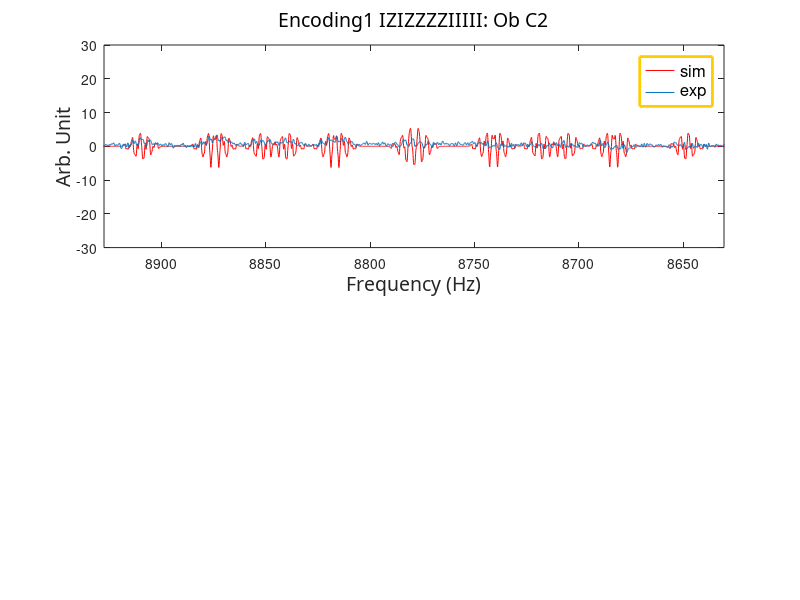
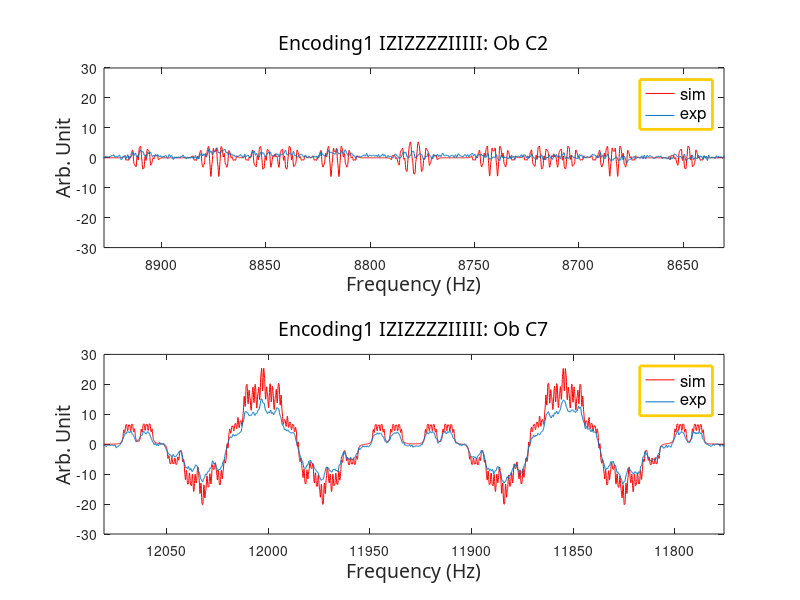

MATLAB code for these plots, in order:
clear

addpath H:\Matlab\Twqubit_Circuit_PPS\simulation\Encoding1_Operators

%% for 7 qubits: Ob C2 %%%%%%%%
% load exp_encoding1_obC2_Hdecouple.mat
% 
% load Para_7qubit.mat
% T2 = [1 0.6 1 1 1 1 0.42]; 
% 
% [sigma_x,sigma_y,sigma_z,I,Ix,Iy,Iz,ST0,ST1,KIx,KIy,KIz] = MultiPauli(7); 
% rho = KIx{2}*KIz{4}*KIz{5}*KIz{6}*KIz{7};
% 
%  [peak_position,  peak_intensity, X, Y] = spectra( Para, rho, [2], T2 );
%  
% scale_factor = max(abs(Y_exp))/max(abs(Y));
% 
% subplot(2,1,1)
% 
% plot(X-0.1,Y,'r') %*scale_factor*0.9
% hold on
% plot(X_exp,Y_exp/scale_factor)
% 
%     % plot setting
%    set(gca,'Xdir','reverse','Xlim', [min(X+90) max(X-90)],'Ylim',[-0.05 0.05]);
%     fontsize = 14;
%     fontsize_legend = 12;
%     
%     title_string = ['Encoding1 IZIZZZZIIIII: Ob C2 with H decoupled'];
%     title({title_string},'FontWeight','normal','FontSize',fontsize,...
%    'FontName','Calibri',...
%    'FontAngle','normal');
% 
%     xlabel({'Frequency (Hz)'},'FontWeight','normal','FontSize',fontsize,...
%     'FontName','Calibri');
% 
%      ylabel({'Arb. Unit'},'FontWeight','normal','FontSize',fontsize,...
%     'FontName','Calibri');
% 
%      legend('sim','exp');
%      set(legend,'EdgeColor',[1 0.8 0],'YColor',[1 0.8 0],'XColor',[1 0.8 0],...
%     'LineWidth',2,...
%     'FontWeight','normal','FontSize',fontsize_legend);
% 
%  figure_name=strcat('encoding1_C2_Hdecouple-',date);
%  saveas(gca, figure_name, 'fig');
% 
% %% for 7 qubits: Ob C7 %%%%%%%%
% load exp_encoding1_obC7_Hdecouple.mat
% 
% load Para_7qubit.mat
% T2 = [1 0.6 1 1 1 1 0.50]; 
% 
% [sigma_x,sigma_y,sigma_z,I,Ix,Iy,Iz,ST0,ST1,KIx,KIy,KIz] = MultiPauli(7); 
% rho = KIz{2}*KIz{4}*KIz{5}*KIz{6}*KIx{7};
% 
%  [peak_position,  peak_intensity, X, Y] = spectra( Para, rho, [7], T2 );
%  
% scale_factor = max(abs(Y_exp))/max(abs(Y));
% 
% subplot(2,1,2)
% 
% plot(X-0.1,Y,'r') %*scale_factor*0.9
% hold on
% plot(X_exp,Y_exp/scale_factor)
% 
%     % plot setting
%     set(gca,'Xdir','reverse','Xlim', [min(X+90) max(X-90)],'Ylim',[-0.05 0.05]);
%     fontsize = 14;
%     fontsize_legend = 12;
%     
%     title_string = ['Encoding1 IZIZZZZIIIII: Ob C7 with H decoupled'];
%     title({title_string},'FontWeight','normal','FontSize',fontsize,...
%    'FontName','Calibri',...
%    'FontAngle','normal');
% 
%     xlabel({'Frequency (Hz)'},'FontWeight','normal','FontSize',fontsize,...
%     'FontName','Calibri');
% 
%      ylabel({'Arb. Unit'},'FontWeight','normal','FontSize',fontsize,...
%     'FontName','Calibri');
% 
%      legend('sim','exp');
%      set(legend,'EdgeColor',[1 0.8 0],'YColor',[1 0.8 0],'XColor',[1 0.8 0],...
%     'LineWidth',2,...
%     'FontWeight','normal','FontSize',fontsize_legend);
% 
%  figure_name=strcat('encoding1_C7_Hdecouple-',date);
%  saveas(gca, figure_name, 'fig');
 
%% for 12 qubits: Ob C2 %%%%%%%%
load exp_encoding1_obC2.mat
load encoding1_qubit2.mat

load Para_12qubit.mat
T2 = [1 0.31 1 1 1 1 0.42 1 1 1 1 1]; 

scale_factor = 1.3556e+05; %for C2

    subplot(2,1,1)
    
plot(X-0.1,Y,'r') %*scale_factor*0.9
hold on
plot(X_exp,Y_exp/scale_factor)

    % plot setting
    set(gca,'Xdir','reverse','Xlim', [min(X+90) max(X-90)],'Ylim',[-30 30]);
    fontsize = 14;
    fontsize_legend = 12;
    
    title_string = ['Encoding1 IZIZZZZIIIII: Ob C2'];
    title({title_string},'FontWeight','normal','FontSize',fontsize,...
   'FontName','Calibri',...
   'FontAngle','normal');

    xlabel({'Frequency (Hz)'},'FontWeight','normal','FontSize',fontsize,...
    'FontName','Calibri');

     ylabel({'Arb. Unit'},'FontWeight','normal','FontSize',fontsize,...
    'FontName','Calibri');

     legend('sim','exp');
     set(legend,'EdgeColor',[1 0.8 0],'YColor',[1 0.8 0],'XColor',[1 0.8 0],...
    'LineWidth',2,...
    'FontWeight','normal','FontSize',fontsize_legend);

 figure_name=strcat('encoding1_C2-',date);
 saveas(gca, figure_name, 'fig');

%% for 12 qubits: Ob C7 %%%%%%%%
load exp_encoding1_obC7.mat
load encoding1_qubit7.mat

load Para_12qubit.mat
T2 = [1 0.31 1 1 1 1 0.42 1 1 1 1 1]; 

% scale_factor = 1.3556e+05; % for C2
scale_factor = 1.6938e+05; % for C7

subplot(2,1,2)

plot(X+0.3,Y,'r') %*scale_factor*0.9
hold on
plot(X_exp,Y_exp/scale_factor)

    % plot setting
    set(gca,'Xdir','reverse','Xlim', [min(X+90) max(X-90)],'Ylim',[-30 30]);
    fontsize = 14;
    fontsize_legend = 12;
    
    title_string = ['Encoding1 IZIZZZZIIIII: Ob C7'];
    title({title_string},'FontWeight','normal','FontSize',fontsize,...
   'FontName','Calibri',...
   'FontAngle','normal');

    xlabel({'Frequency (Hz)'},'FontWeight','normal','FontSize',fontsize,...
    'FontName','Calibri');

     ylabel({'Arb. Unit'},'FontWeight','normal','FontSize',fontsize,...
    'FontName','Calibri');

     legend('sim','exp');
     set(legend,'EdgeColor',[1 0.8 0],'YColor',[1 0.8 0],'XColor',[1 0.8 0],...
    'LineWidth',2,...
    'FontWeight','normal','FontSize',fontsize_legend);

 figure_name=strcat('encoding1_C7-',date);
 saveas(gca, figure_name, 'fig');
